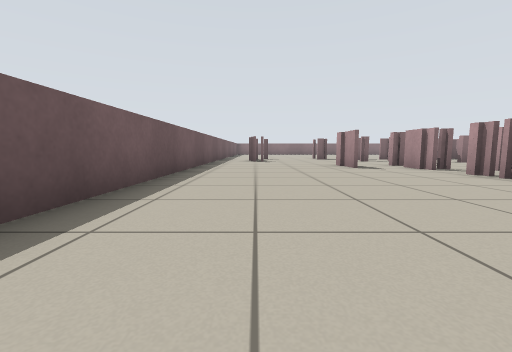
[1] (above)

24 first-person views from a walk through a world built for the Player/Stage simulator. The camera is 0.5 m above the floor, tilts 6° down and sees 90° across. Floor lines are 1 m apart. The floor is counted in squares, 1 m on a side. Each view is taken from the middle of a square. On the plan, view 1 faces up. The plan holds only what a view shows up to about 9 squares ahead; the rest is blank. Robots are left out.

[2]
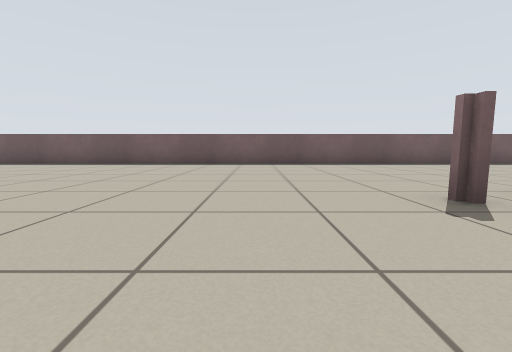

[3]
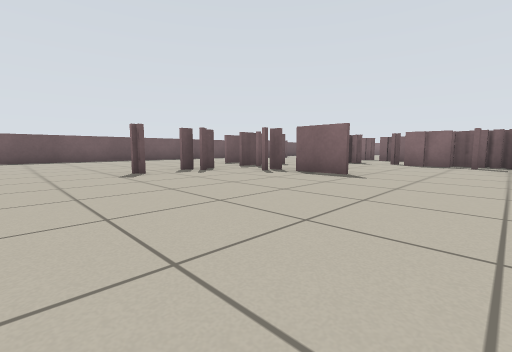

[4]
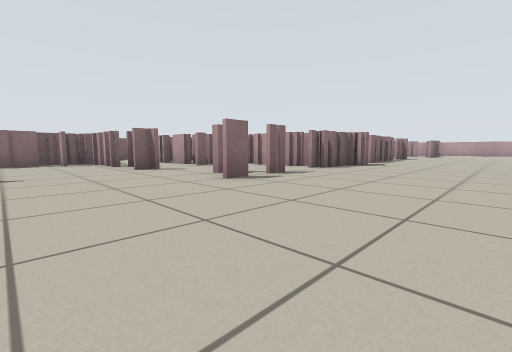

[5]
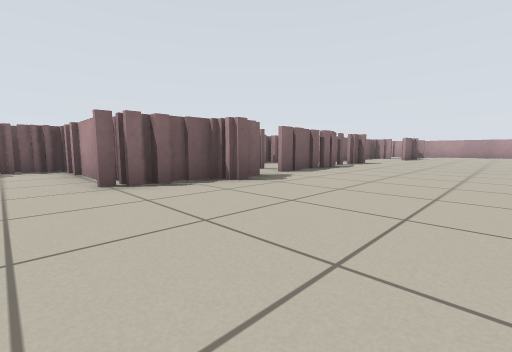

[6]
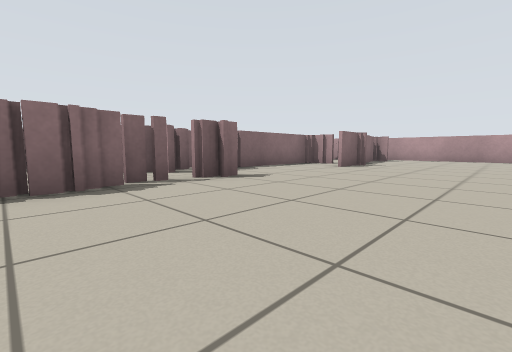

[7]
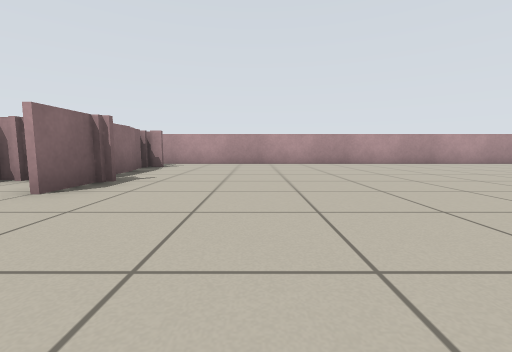

[8]
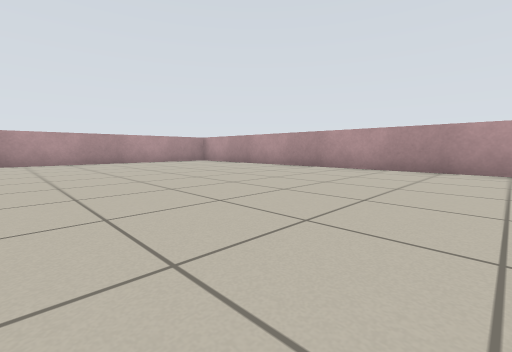

[9]
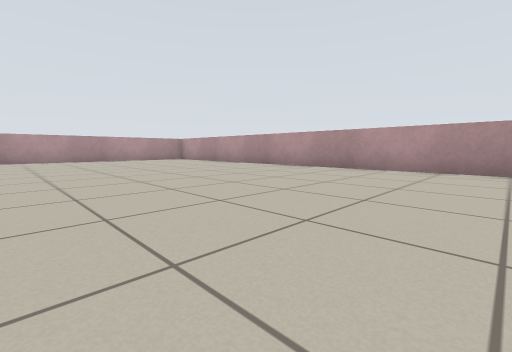

[10]
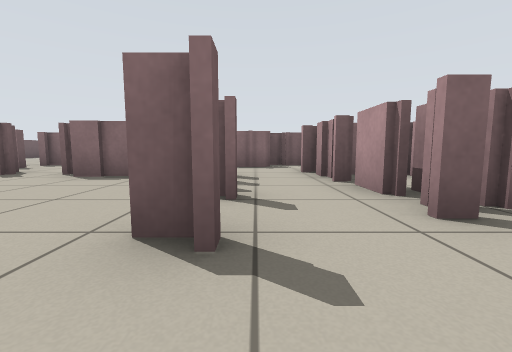

[11]
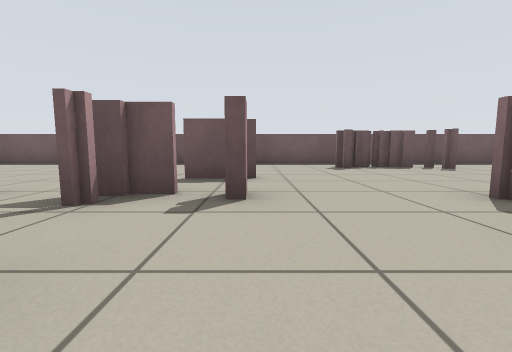

[12]
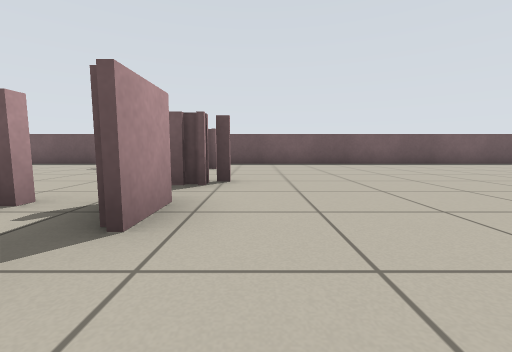

[13]
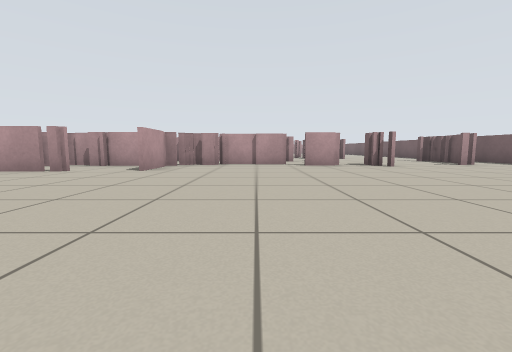

[14]
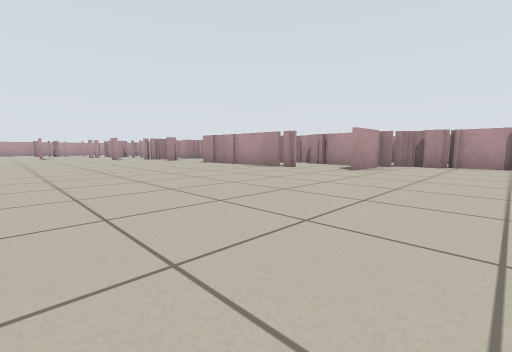

[15]
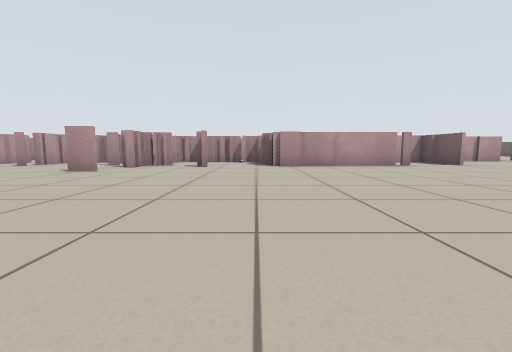

[16]
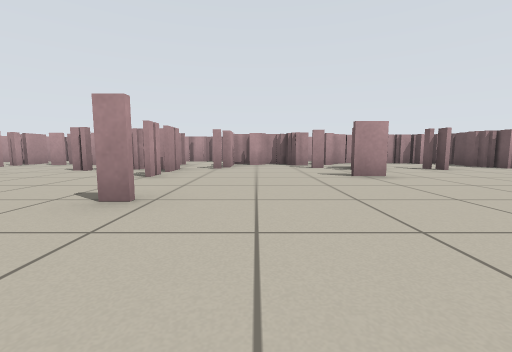

[17]
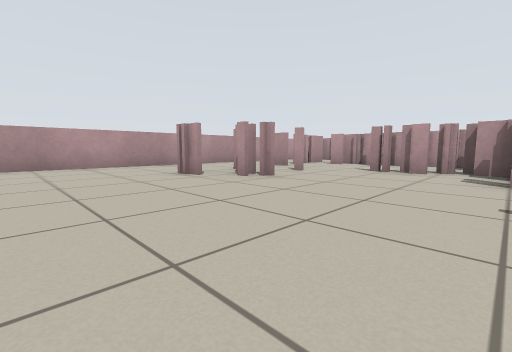

[18]
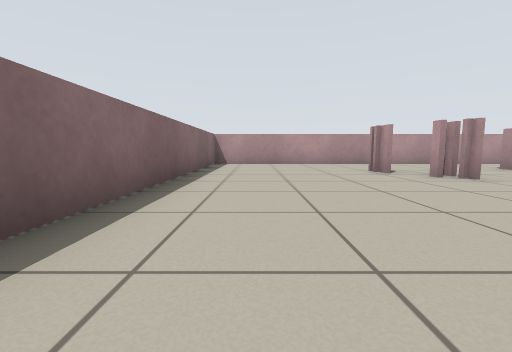

[19]
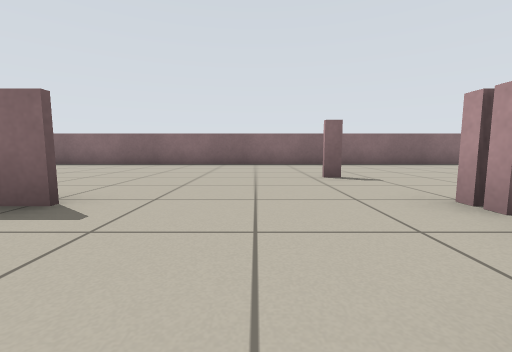

[20]
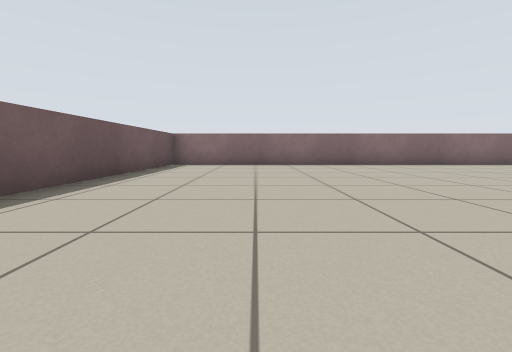

[21]
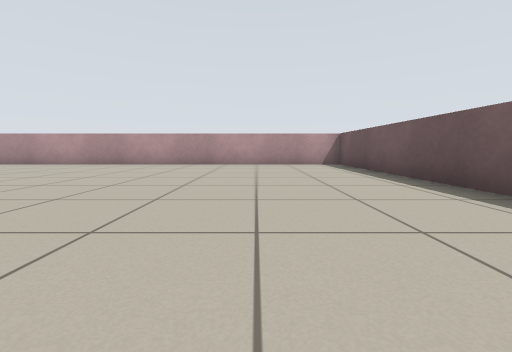

[22]
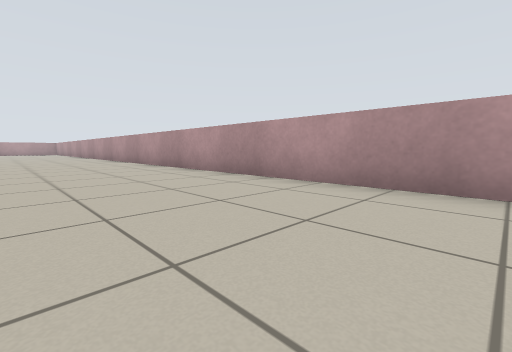

[23]
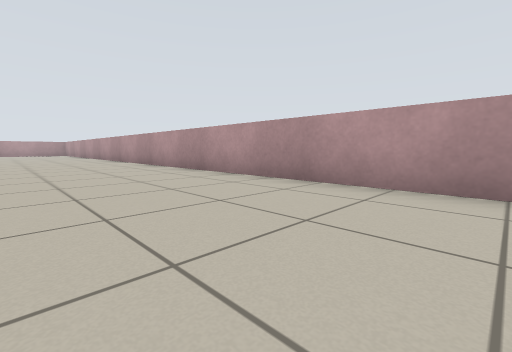

[24]
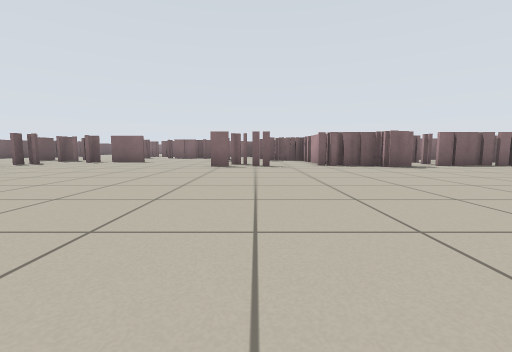

### Floor plan
Key: @ floor where view 1 was taken; # wall or solid block; x gap in a wall; . floor.
Columns run from 2 left of view 1 to 32 right of it. Each row starts with its distance up from view 1.
 24 ############     ##################
 23 #...........      ................#
 22 #..........      .................#
 21 #.................................#
 20 #........................#........#
 19 #.............................##..#
 18 #.............................##..#
 17 #.........................#...#...#
 16 #...................x##...###..#..#
 15 #...........#.#####..##..#.x......#
 14 #...........#..   #...####.#.###..#
 13 #.#..#.#...#####  #######  ######
 12 # x....#x### ..
 11 # #...#...   ..#
 10 #.......#x###.###
  9 #...........#.##
  8 #....##.....#..#
  7 #....##........##
  6 #.....#x##...#..#      ###
  5 #.....x.........##  x. .######
  4 #.....##.....##.###.###x#....######
  3 #......#....................##....#
  2 #.................................#
  1 #.................................#
  0 #.@...... ........................#
 -1 #.......   .......         .......#
 -2 #......     .....     ............#
 -3 #......      ...      ............#
 -4 #.......      .       ............#
 -5 #.................................#
 -6 #.................................#
 -7 #............................... .#
 -8 #.................... .........   #
 -9 ###############################

Where each view was taken, in squares from view 1:
view 1: 0 up, 0 right, facing up
view 2: 1 up, 7 right, facing left
view 3: 1 up, 10 right, facing up-left
view 4: 0 up, 8 right, facing up-right
view 5: 0 up, 13 right, facing up-right
view 6: 0 up, 19 right, facing up-right
view 7: 1 up, 23 right, facing right
view 8: 2 down, 22 right, facing down-right
view 9: 2 down, 20 right, facing down-right
view 10: 5 up, 11 right, facing up
view 11: 8 up, 7 right, facing left
view 12: 14 up, 7 right, facing left
view 13: 21 up, 7 right, facing down
view 14: 21 up, 7 right, facing down-right
view 15: 23 up, 16 right, facing down
view 16: 22 up, 22 right, facing down
view 17: 22 up, 24 right, facing down-right
view 18: 22 up, 23 right, facing right
view 19: 15 up, 22 right, facing up
view 20: 15 up, 1 right, facing up
view 21: 0 up, 1 right, facing down
view 22: 5 down, 5 right, facing down-right
view 23: 5 down, 9 right, facing down-right
view 24: 4 down, 12 right, facing up
